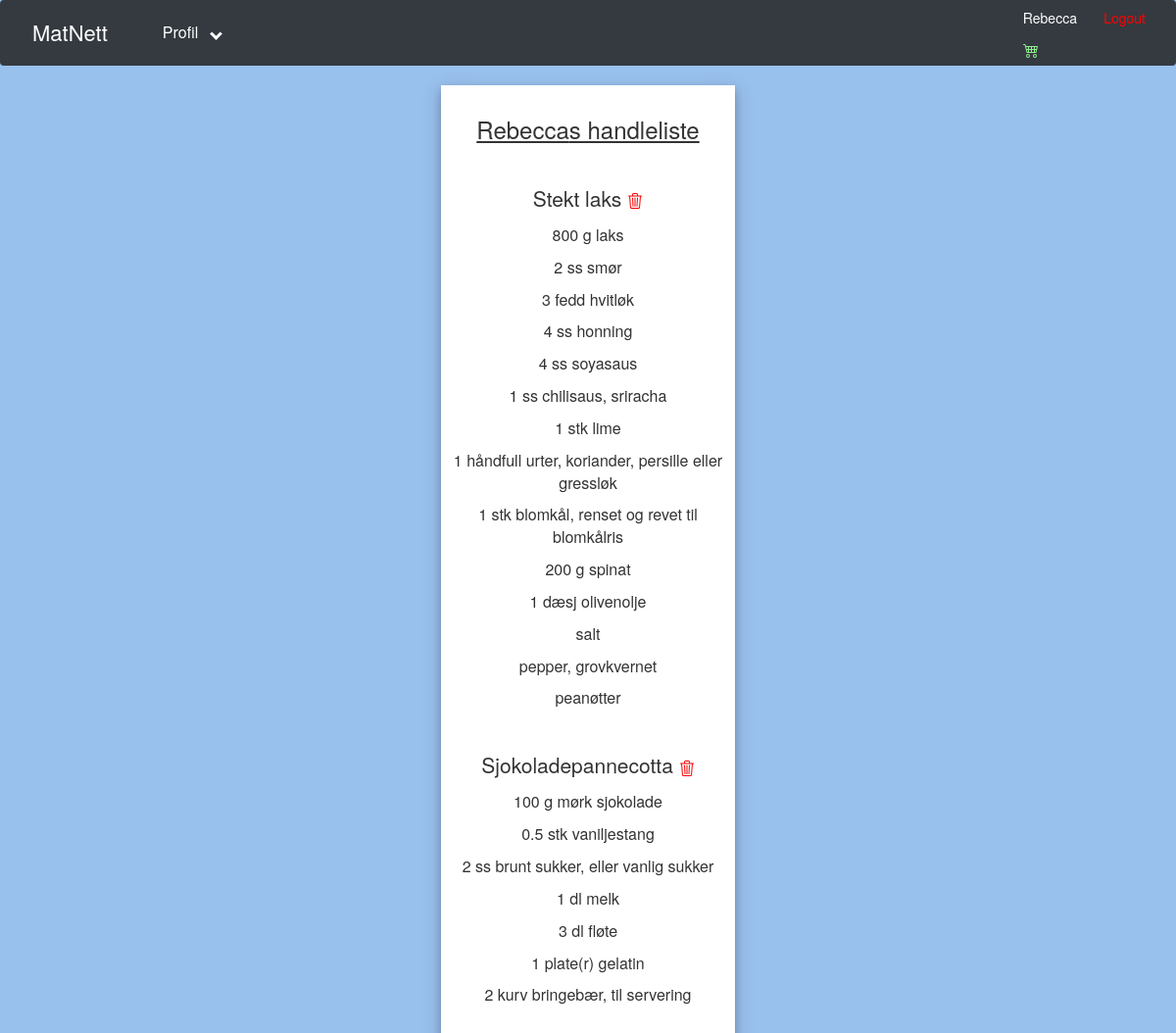
Page /profile/handleliste/4/ (signed in) on the committed database.
### matapp/models.py (models this page shows, shortened)
class Recipe(models.Model):
    Host = models.ForeignKey(User, null=True, on_delete=models.SET_NULL)
    title = models.CharField(max_length=200, null=True)
    description = models.TextField(null=True)
    ingredients = models.TextField(null=True)
    date_created = models.DateTimeField(auto_now_add=True, null=True)
    bilde = models.ImageField(null=True, default="defaultRecipe.jpg")
    favorite = models.ManyToManyField(User, related_name="favorite", blank=True)
    handleliste = models.ManyToManyField(User, related_name="handleliste", blank=True)
    KATEGORIER = (
        ('Frokost', 'Frokost'),
        ('Lunsj', 'Lunsj'),
        ('Middag', 'Middag'),
        ('Dessert', 'Dessert')
    )
    kategorier = models.CharField(max_length=200, null=True, choices=KATEGORIER)
    class Meta:
        ordering = ['-date_created']
    def ingredientsFormat(self):
        return self.ingredients.split('\n')

### matapp/views.py (the view)
# urls.py: path('profile/handleliste/<str:pk>/', views.handleliste, name="handleliste"),
@login_required(login_url='login')
def handleliste(request, pk):
    bruker = User.objects.get(id=pk)
    iListe = Recipe.objects.all()
    context = {'iListe':iListe, 'bruker':bruker}
    return render(request, 'matapp/handleliste.html', context)

### matapp/templates/matapp/handleliste.html (shortened to what this page needs)
{% extends 'matapp/main.html' %}
{% load static %}
{% block content %}
<div>
    <div class="row1">
                <div class="col1">
                    <div class="col-md1">
                        <div class="card1 text-center text-black mb-4" style="width: 30rem;" id="square1">
                            <div class="card-body">
                                <h3><u>{{request.user}}s handleliste</u></h3>
                                <br>
                                {% for recipe in iListe %}
                                    {% if request.user in recipe.handleliste.all %}
                                        <h3 class="card-title">{{recipe.title}} <a href="{% url 'addToHandleliste' recipe.id %}"></a></h3>
                                            {% for line in recipe.ingredientsFormat %}
                                                <p class="card-text">{{line}}</p>
                                            {% endfor %}
                                        <br>
                                    {% endif %}
                                {% endfor %}
                            </div>
                        </div>
                    </div>
                </div>
    </div>
</div>
{% endblock %}

### matapp/templates/matapp/main.html (shortened to what this page needs)
{% load static %}
<!DOCTYPE html>
<html lang="en">
<head>
    <link rel="stylesheet" href="https://stackpath.bootstrapcdn.com/bootstrap/4.3.1/css/bootstrap.min.css"
>
    <link href="//netdna.bootstrapcdn.com/bootstrap/3.0.0/css/bootstrap.min.css" rel="stylesheet">
        <link rel="stylesheet" type="text/css" href="{% static '/css/light.css' %}">
</head>
<body>
    {% include 'matapp/navbar.html' %}
    <div class="container-fluid">
        {% block content %}
        {% endblock %}
    </div>
</body>
</html>

### matapp/templates/matapp/navbar.html (shortened to what this page needs)
{% load static %}
<head>
  <link rel="stylesheet" type="text/css" href="{% static '/css/nav.css' %}">
</head>
<nav class="navbar navbar-expand-lg navbar-dark bg-dark">
  <a class="navbar-brand" style="font-size: 22px; margin-left: 7px;" href="http://127.0.0.1:8000/browse">MatNett</a>
  <div class="collapse navbar-collapse" id="navbarNav">
    <ul class="navbar-nav">
      <li class="nav-item active">
        <div class="dropdown" style="float:right;">
          <button class="dropbtn">Profil &nbsp <i class="arrow down" ></i></button>
        </div>
      </div>
          <div>
            {% if request.user.is_authenticated %}
            <p style="color:white">{{request.user}} &nbsp &nbsp &nbsp  <a style="color: red; padding-right: 20px;" href="{% url 'logout' %}">Logout</a></p>
            <a href="{% url 'handleliste' request.user.id %}"></a>
          </div>
        {% endif %}
</nav>

### static/css/light.css (style rules this page uses)
body { background-color: white ; }
.card-title { margin: 15px; font-size: 21px; }
.card-text { font-size: 16px; }

### static/css/nav.css (style rules this page uses)
.dropbtn { background-color: #343a40; color: white; padding: 16px; font-size: 16px; border: none; }
.dropdown { position: relative; display: inline-block; }
.arrow { border: solid white; border-width: 0 3px 3px 0; display: inline-block; padding: 3px; }
.down { transform: rotate(45deg); -webkit-transform: rotate(45deg); }

### matapp/templates/matapp/handleliste.html (style rules this page uses)
.card1 { box-shadow: 0 4px 8px 0 rgba(0, 0, 0, 0.2), 0 6px 20px 0 rgba(0, 0, 0, 0.19); margin: auto; background-color: white; }

### matapp/templates/matapp/main.html (style rules this page uses)
body { background-color: rgb(153, 193, 238); }

### rows in the picture
Recipe: title "Stekt laks", ingredientsFormat "800 g laks" "2 ss smør" "3 fedd hvitløk" "4 ss honning" "4 ss soyasaus" "1 ss chilisaus, sriracha" "1 stk lime" "1 håndfull urter, koriander, persille eller gressløk" "1 stk blomkål, renset og revet til blomkålris" "200 g spinat" "1 dæsj olivenolje" "salt" "pepper, grovkvernet" "peanøtter"
Recipe: title "Sjokoladepannecotta", ingredientsFormat "100 g mørk sjokolade" "0.5 stk vaniljestang" "2 ss brunt sukker, eller vanlig sukker" "1 dl melk" "3 dl fløte" "1 plate(r) gelatin" "2 kurv bringebær, til servering"

### other values in the picture
{{ request.user }} "Rebecca"
